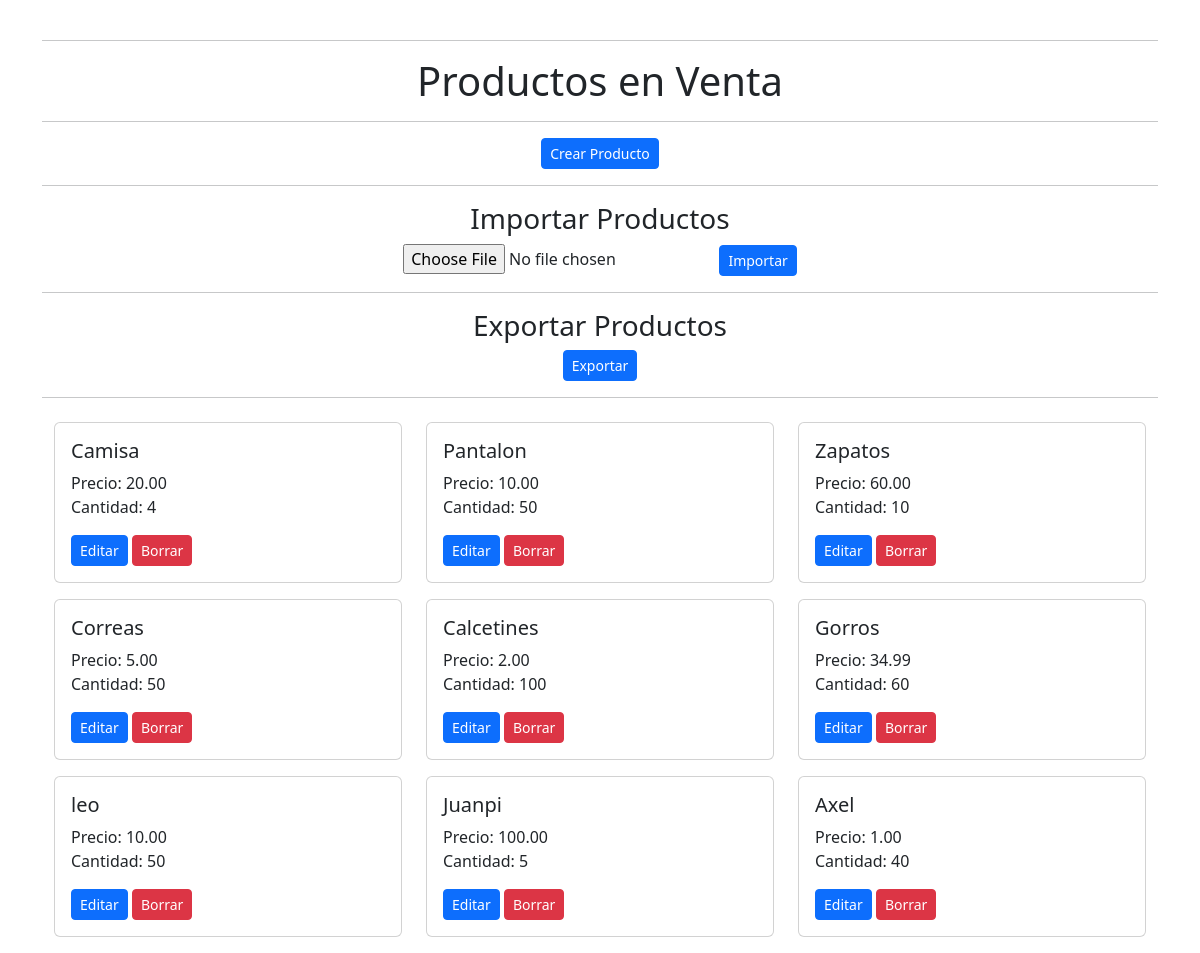
The page / on the database its author committed.
### productos/models.py (models this page shows, shortened)
class Producto(models.Model):
    nombre = models.CharField(max_length=100)
    precio = models.DecimalField(max_digits=10, decimal_places=2)
    cantidad = models.IntegerField()

### productos/views.py (the view)
# urls.py: path('', views.listar_productos, name='listar_productos'),
def listar_productos(request):
    productos = Producto.objects.all()
    return render(request, 'listar.html', {'productos': productos})

### productos/templates/listar.html (shortened to what this page needs)
{% extends "base.html" %}
{% block content %}
<br>
<hr>
<center>
    <h1>Productos en Venta</h1>
</center>
<hr>
<center>
    <a href="{% url 'crear_productos' %}" class="btn btn-primary btn-sm">Crear Producto</a><br>
    <hr>
    <h3>Importar Productos</h3>
    <form method="POST" enctype="multipart/form-data" action="{% url 'importar_productos' %}">
        <input type="file" name="file" required>
        <button class="btn btn-primary btn-sm" type="submit"
            onclick="return confirm('¿Estás seguro de importar este archivo?');">Importar</button>
    </form>
    <hr>
    <h3>Exportar Productos</h3>
    <form method="POST" enctype="multipart/form-data" action="{% url 'exportar_productos' %}">
        <button class="btn btn-primary btn-sm" type="submit"
            onclick="return confirm('¿Estás seguro de exportar estos productos?');"">Exportar</button>
</form>
</center>
<hr>
<div class=" container mt-4">
            <div class="row">
                {% for producto in productos %}
                <div class="col-md-4 mb-3">
                    <div class="card">
                        <div class="card-body">
                            <h5 class="card-title">{{ producto.nombre }}</h5>
                            <p class="card-text">
                                Precio: {{ producto.precio }}<br>
                                Cantidad: {{ producto.cantidad }}
                            </p>
                            <a href="{% url 'editar_producto' producto.id %}" class="btn btn-primary btn-sm">Editar</a>
                            <a href="{% url 'borrar_producto' producto.id %}" class="btn btn-danger btn-sm"
                                onclick="return confirm('¿Estás seguro de que deseas borrar este producto?');">Borrar</a>
                        </div>
                    </div>
                </div>
                {% endfor %}
            </div>
            </div>
            {% endblock %}

### productos/templates/base.html (shortened to what this page needs)
<!DOCTYPE html>
<html lang="es">
<head>
    <link href="https://cdn.jsdelivr.net/npm/bootstrap@5.3.3/dist/css/bootstrap.min.css" rel="stylesheet"
>
</head>
<body>
    <div class="container">
        {% block content %}
        {% endblock %}
    </div>
</body>
</html>

### rows shown on the page
Producto: nombre "Camisa", precio "20.00", cantidad "4"
Producto: nombre "Pantalon", precio "10.00", cantidad "50"
Producto: nombre "Zapatos", precio "60.00", cantidad "10"
Producto: nombre "Correas", precio "5.00", cantidad "50"
Producto: nombre "Calcetines", precio "2.00", cantidad "100"
Producto: nombre "Gorros", precio "34.99", cantidad "60"
Producto: nombre "leo", precio "10.00", cantidad "50"
Producto: nombre "Juanpi", precio "100.00", cantidad "5"
Producto: nombre "Axel", precio "1.00", cantidad "40"
